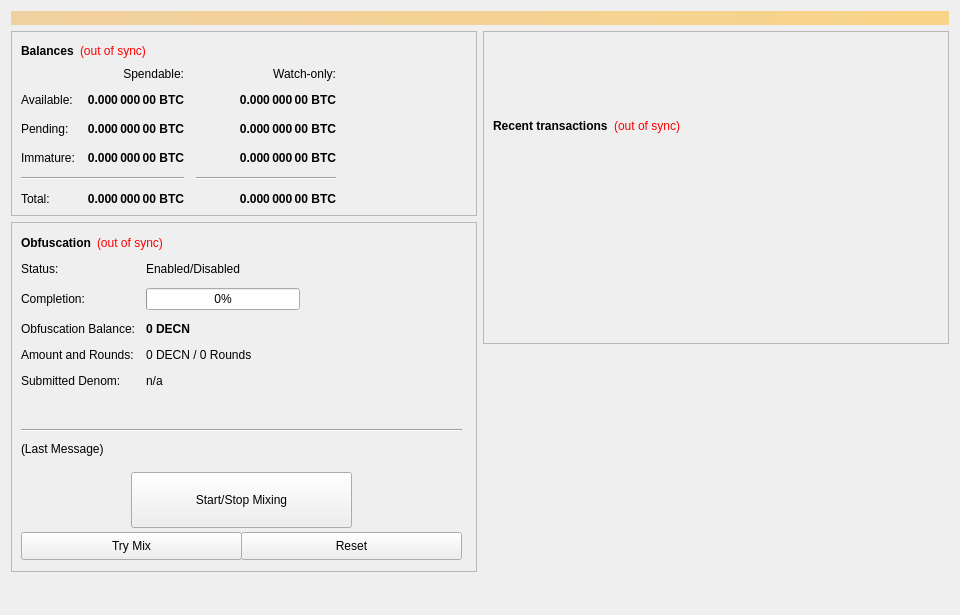
<?xml version="1.0" encoding="UTF-8"?>
<ui version="4.0">
 <class>OverviewPage</class>
 <widget class="QWidget" name="OverviewPage">
  <property name="geometry">
   <rect>
    <x>0</x>
    <y>0</y>
    <width>960</width>
    <height>615</height>
   </rect>
  </property>
  <property name="minimumSize">
   <size>
    <width>960</width>
    <height>0</height>
   </size>
  </property>
  <property name="windowTitle">
   <string>Form</string>
  </property>
  <layout class="QVBoxLayout" name="topLayout">
   <item>
    <widget class="QLabel" name="labelAlerts">
     <property name="visible">
      <bool>false</bool>
     </property>
     <property name="styleSheet">
      <string notr="true">background-color: qlineargradient(x1: 0, y1: 0, x2: 1, y2: 0, stop:0 #F0D0A0, stop:1 #F8D488); color:#000000;</string>
     </property>
     <property name="wordWrap">
      <bool>true</bool>
     </property>
     <property name="margin">
      <number>3</number>
     </property>
    </widget>
   </item>
   <item>
    <layout class="QHBoxLayout" name="horizontalLayout" stretch="1,1">
     <item>
      <layout class="QVBoxLayout" name="verticalLayout_2">
       <item>
        <widget class="QFrame" name="frame">
         <property name="frameShape">
          <enum>QFrame::StyledPanel</enum>
         </property>
         <property name="frameShadow">
          <enum>QFrame::Raised</enum>
         </property>
         <layout class="QVBoxLayout" name="verticalLayout_4">
          <item>
           <layout class="QHBoxLayout" name="horizontalLayout_4">
            <item>
             <widget class="QLabel" name="label_5">
              <property name="font">
               <font>
                <weight>75</weight>
                <bold>true</bold>
               </font>
              </property>
              <property name="text">
               <string>Balances</string>
              </property>
             </widget>
            </item>
            <item>
             <widget class="QLabel" name="labelWalletStatus">
              <property name="cursor">
               <cursorShape>WhatsThisCursor</cursorShape>
              </property>
              <property name="toolTip">
               <string>The displayed information may be out of date. Your wallet automatically synchronizes with the Decentronium network after a connection is established, but this process has not completed yet.</string>
              </property>
              <property name="styleSheet">
               <string notr="true">QLabel { color: red; }</string>
              </property>
              <property name="text">
               <string notr="true">(out of sync)</string>
              </property>
              <property name="alignment">
               <set>Qt::AlignLeading|Qt::AlignLeft|Qt::AlignVCenter</set>
              </property>
             </widget>
            </item>
            <item>
             <spacer name="horizontalSpacer_3">
              <property name="orientation">
               <enum>Qt::Horizontal</enum>
              </property>
              <property name="sizeHint" stdset="0">
               <size>
                <width>40</width>
                <height>20</height>
               </size>
              </property>
             </spacer>
            </item>
           </layout>
          </item>
          <item>
           <layout class="QGridLayout" name="gridLayout">
            <property name="spacing">
             <number>12</number>
            </property>
            <item row="2" column="2">
             <widget class="QLabel" name="labelWatchPending">
              <property name="font">
               <font>
                <weight>75</weight>
                <bold>true</bold>
               </font>
              </property>
              <property name="cursor">
               <cursorShape>IBeamCursor</cursorShape>
              </property>
              <property name="toolTip">
               <string>Unconfirmed transactions to watch-only addresses</string>
              </property>
              <property name="text">
               <string notr="true">0.000 000 00 BTC</string>
              </property>
              <property name="alignment">
               <set>Qt::AlignRight|Qt::AlignTrailing|Qt::AlignVCenter</set>
              </property>
              <property name="textInteractionFlags">
               <set>Qt::LinksAccessibleByMouse|Qt::TextSelectableByKeyboard|Qt::TextSelectableByMouse</set>
              </property>
             </widget>
            </item>
            <item row="2" column="1">
             <widget class="QLabel" name="labelUnconfirmed">
              <property name="font">
               <font>
                <weight>75</weight>
                <bold>true</bold>
               </font>
              </property>
              <property name="cursor">
               <cursorShape>IBeamCursor</cursorShape>
              </property>
              <property name="toolTip">
               <string>Total of transactions that have yet to be confirmed, and do not yet count toward the spendable balance</string>
              </property>
              <property name="text">
               <string notr="true">0.000 000 00 BTC</string>
              </property>
              <property name="alignment">
               <set>Qt::AlignRight|Qt::AlignTrailing|Qt::AlignVCenter</set>
              </property>
              <property name="textInteractionFlags">
               <set>Qt::LinksAccessibleByMouse|Qt::TextSelectableByKeyboard|Qt::TextSelectableByMouse</set>
              </property>
             </widget>
            </item>
            <item row="3" column="2">
             <widget class="QLabel" name="labelWatchImmature">
              <property name="font">
               <font>
                <weight>75</weight>
                <bold>true</bold>
               </font>
              </property>
              <property name="cursor">
               <cursorShape>IBeamCursor</cursorShape>
              </property>
              <property name="toolTip">
               <string>Staked or masternode rewards in watch-only addresses that has not yet matured</string>
              </property>
              <property name="text">
               <string notr="true">0.000 000 00 BTC</string>
              </property>
              <property name="alignment">
               <set>Qt::AlignRight|Qt::AlignTrailing|Qt::AlignVCenter</set>
              </property>
              <property name="textInteractionFlags">
               <set>Qt::LinksAccessibleByMouse|Qt::TextSelectableByKeyboard|Qt::TextSelectableByMouse</set>
              </property>
             </widget>
            </item>
            <item row="4" column="0" colspan="2">
             <widget class="Line" name="lineSpendableBalance">
              <property name="orientation">
               <enum>Qt::Horizontal</enum>
              </property>
             </widget>
            </item>
            <item row="4" column="2">
             <widget class="Line" name="lineWatchBalance">
              <property name="sizePolicy">
               <sizepolicy hsizetype="Preferred" vsizetype="Fixed">
                <horstretch>0</horstretch>
                <verstretch>0</verstretch>
               </sizepolicy>
              </property>
              <property name="minimumSize">
               <size>
                <width>140</width>
                <height>0</height>
               </size>
              </property>
              <property name="orientation">
               <enum>Qt::Horizontal</enum>
              </property>
             </widget>
            </item>
            <item row="5" column="0">
             <widget class="QLabel" name="labelTotalText">
              <property name="text">
               <string>Total:</string>
              </property>
             </widget>
            </item>
            <item row="3" column="1">
             <widget class="QLabel" name="labelImmature">
              <property name="font">
               <font>
                <weight>75</weight>
                <bold>true</bold>
               </font>
              </property>
              <property name="cursor">
               <cursorShape>IBeamCursor</cursorShape>
              </property>
              <property name="toolTip">
               <string>Staked or masternode rewards that has not yet matured</string>
              </property>
              <property name="text">
               <string notr="true">0.000 000 00 BTC</string>
              </property>
              <property name="alignment">
               <set>Qt::AlignRight|Qt::AlignTrailing|Qt::AlignVCenter</set>
              </property>
              <property name="textInteractionFlags">
               <set>Qt::LinksAccessibleByMouse|Qt::TextSelectableByKeyboard|Qt::TextSelectableByMouse</set>
              </property>
             </widget>
            </item>
            <item row="2" column="3">
             <spacer name="horizontalSpacer_2">
              <property name="orientation">
               <enum>Qt::Horizontal</enum>
              </property>
              <property name="sizeHint" stdset="0">
               <size>
                <width>40</width>
                <height>20</height>
               </size>
              </property>
             </spacer>
            </item>
            <item row="3" column="0">
             <widget class="QLabel" name="labelImmatureText">
              <property name="text">
               <string>Immature:</string>
              </property>
             </widget>
            </item>
            <item row="5" column="1">
             <widget class="QLabel" name="labelTotal">
              <property name="font">
               <font>
                <weight>75</weight>
                <bold>true</bold>
               </font>
              </property>
              <property name="cursor">
               <cursorShape>IBeamCursor</cursorShape>
              </property>
              <property name="toolTip">
               <string>Your current total balance</string>
              </property>
              <property name="text">
               <string notr="true">0.000 000 00 BTC</string>
              </property>
              <property name="alignment">
               <set>Qt::AlignRight|Qt::AlignTrailing|Qt::AlignVCenter</set>
              </property>
              <property name="textInteractionFlags">
               <set>Qt::LinksAccessibleByMouse|Qt::TextSelectableByKeyboard|Qt::TextSelectableByMouse</set>
              </property>
             </widget>
            </item>
            <item row="5" column="2">
             <widget class="QLabel" name="labelWatchTotal">
              <property name="font">
               <font>
                <weight>75</weight>
                <bold>true</bold>
               </font>
              </property>
              <property name="cursor">
               <cursorShape>IBeamCursor</cursorShape>
              </property>
              <property name="toolTip">
               <string>Current total balance in watch-only addresses</string>
              </property>
              <property name="text">
               <string notr="true">0.000 000 00 BTC</string>
              </property>
              <property name="alignment">
               <set>Qt::AlignRight|Qt::AlignTrailing|Qt::AlignVCenter</set>
              </property>
              <property name="textInteractionFlags">
               <set>Qt::LinksAccessibleByMouse|Qt::TextSelectableByKeyboard|Qt::TextSelectableByMouse</set>
              </property>
             </widget>
            </item>
            <item row="0" column="2">
             <widget class="QLabel" name="labelWatchonly">
              <property name="text">
               <string>Watch-only:</string>
              </property>
              <property name="alignment">
               <set>Qt::AlignRight|Qt::AlignTrailing|Qt::AlignVCenter</set>
              </property>
             </widget>
            </item>
            <item row="1" column="0">
             <widget class="QLabel" name="labelBalanceText">
              <property name="text">
               <string>Available:</string>
              </property>
             </widget>
            </item>
            <item row="1" column="1">
             <widget class="QLabel" name="labelBalance">
              <property name="font">
               <font>
                <weight>75</weight>
                <bold>true</bold>
               </font>
              </property>
              <property name="cursor">
               <cursorShape>IBeamCursor</cursorShape>
              </property>
              <property name="toolTip">
               <string>Your current spendable balance</string>
              </property>
              <property name="text">
               <string notr="true">0.000 000 00 BTC</string>
              </property>
              <property name="alignment">
               <set>Qt::AlignRight|Qt::AlignTrailing|Qt::AlignVCenter</set>
              </property>
              <property name="textInteractionFlags">
               <set>Qt::LinksAccessibleByMouse|Qt::TextSelectableByKeyboard|Qt::TextSelectableByMouse</set>
              </property>
             </widget>
            </item>
            <item row="1" column="2">
             <widget class="QLabel" name="labelWatchAvailable">
              <property name="font">
               <font>
                <weight>75</weight>
                <bold>true</bold>
               </font>
              </property>
              <property name="cursor">
               <cursorShape>IBeamCursor</cursorShape>
              </property>
              <property name="toolTip">
               <string>Your current balance in watch-only addresses</string>
              </property>
              <property name="text">
               <string notr="true">0.000 000 00 BTC</string>
              </property>
              <property name="alignment">
               <set>Qt::AlignRight|Qt::AlignTrailing|Qt::AlignVCenter</set>
              </property>
              <property name="textInteractionFlags">
               <set>Qt::LinksAccessibleByMouse|Qt::TextSelectableByKeyboard|Qt::TextSelectableByMouse</set>
              </property>
             </widget>
            </item>
            <item row="2" column="0">
             <widget class="QLabel" name="labelPendingText">
              <property name="text">
               <string>Pending:</string>
              </property>
             </widget>
            </item>
            <item row="0" column="1">
             <widget class="QLabel" name="labelSpendable">
              <property name="text">
               <string>Spendable:</string>
              </property>
              <property name="alignment">
               <set>Qt::AlignRight|Qt::AlignTrailing|Qt::AlignVCenter</set>
              </property>
             </widget>
            </item>
           </layout>
          </item>
         </layout>
        </widget>
       </item>
       <item>
        <widget class="QFrame" name="frameObfuscation">
         <property name="minimumSize">
          <size>
           <width>0</width>
           <height>350</height>
          </size>
         </property>
         <property name="layoutDirection">
          <enum>Qt::LeftToRight</enum>
         </property>
         <property name="frameShape">
          <enum>QFrame::StyledPanel</enum>
         </property>
         <property name="frameShadow">
          <enum>QFrame::Raised</enum>
         </property>
         <widget class="QWidget" name="formLayoutWidget">
          <property name="geometry">
           <rect>
            <x>10</x>
            <y>40</y>
            <width>451</width>
            <height>161</height>
           </rect>
          </property>
          <layout class="QFormLayout" name="formLayout">
           <property name="fieldGrowthPolicy">
            <enum>QFormLayout::AllNonFixedFieldsGrow</enum>
           </property>
           <property name="horizontalSpacing">
            <number>11</number>
           </property>
           <property name="verticalSpacing">
            <number>12</number>
           </property>
           <item row="0" column="0">
            <widget class="QLabel" name="label_6">
             <property name="text">
              <string>Status:</string>
             </property>
            </widget>
           </item>
           <item row="1" column="0">
            <widget class="QLabel" name="label_7">
             <property name="text">
              <string>Completion:</string>
             </property>
            </widget>
           </item>
           <item row="1" column="1">
            <widget class="QProgressBar" name="obfuscationProgress">
             <property name="maximumSize">
              <size>
               <width>154</width>
               <height>16777215</height>
              </size>
             </property>
             <property name="value">
              <number>0</number>
             </property>
            </widget>
           </item>
           <item row="2" column="0">
            <widget class="QLabel" name="labelAnonymizedText">
             <property name="text">
              <string>Obfuscation Balance:</string>
             </property>
            </widget>
           </item>
           <item row="2" column="1">
            <widget class="QLabel" name="labelAnonymized">
             <property name="font">
              <font>
               <weight>75</weight>
               <bold>true</bold>
              </font>
             </property>
             <property name="text">
              <string notr="true">0 DECN</string>
             </property>
            </widget>
           </item>
           <item row="3" column="0">
            <widget class="QLabel" name="label_8">
             <property name="text">
              <string>Amount and Rounds:</string>
             </property>
            </widget>
           </item>
           <item row="3" column="1">
            <widget class="QLabel" name="labelAmountRounds">
             <property name="text">
              <string>0 DECN / 0 Rounds</string>
             </property>
            </widget>
           </item>
           <item row="4" column="0">
            <widget class="QLabel" name="label_9">
             <property name="text">
              <string>Submitted Denom:</string>
             </property>
            </widget>
           </item>
           <item row="4" column="1">
            <widget class="QLabel" name="labelSubmittedDenom">
             <property name="toolTip">
              <string>The denominations you submitted to the Masternode.&lt;br&gt;To mix, other users must submit the exact same denominations.</string>
             </property>
             <property name="text">
              <string>n/a</string>
             </property>
            </widget>
           </item>
           <item row="0" column="1">
            <widget class="QLabel" name="obfuscationEnabled">
             <property name="text">
              <string>Enabled/Disabled</string>
             </property>
            </widget>
           </item>
          </layout>
         </widget>
         <widget class="QPushButton" name="runAutoDenom">
          <property name="geometry">
           <rect>
            <x>251</x>
            <y>17</y>
            <width>1</width>
            <height>1</height>
           </rect>
          </property>
          <property name="palette">
           <palette>
            <active>
             <colorrole role="WindowText">
              <brush brushstyle="SolidPattern">
               <color alpha="255">
                <red>0</red>
                <green>0</green>
                <blue>0</blue>
               </color>
              </brush>
             </colorrole>
             <colorrole role="Button">
              <brush brushstyle="SolidPattern">
               <color alpha="255">
                <red>239</red>
                <green>238</green>
                <blue>238</blue>
               </color>
              </brush>
             </colorrole>
             <colorrole role="Light">
              <brush brushstyle="SolidPattern">
               <color alpha="255">
                <red>255</red>
                <green>255</green>
                <blue>255</blue>
               </color>
              </brush>
             </colorrole>
             <colorrole role="Midlight">
              <brush brushstyle="SolidPattern">
               <color alpha="255">
                <red>247</red>
                <green>246</green>
                <blue>246</blue>
               </color>
              </brush>
             </colorrole>
             <colorrole role="Dark">
              <brush brushstyle="SolidPattern">
               <color alpha="255">
                <red>119</red>
                <green>119</green>
                <blue>119</blue>
               </color>
              </brush>
             </colorrole>
             <colorrole role="Mid">
              <brush brushstyle="SolidPattern">
               <color alpha="255">
                <red>159</red>
                <green>159</green>
                <blue>159</blue>
               </color>
              </brush>
             </colorrole>
             <colorrole role="Text">
              <brush brushstyle="SolidPattern">
               <color alpha="255">
                <red>0</red>
                <green>0</green>
                <blue>0</blue>
               </color>
              </brush>
             </colorrole>
             <colorrole role="BrightText">
              <brush brushstyle="SolidPattern">
               <color alpha="255">
                <red>255</red>
                <green>255</green>
                <blue>255</blue>
               </color>
              </brush>
             </colorrole>
             <colorrole role="ButtonText">
              <brush brushstyle="SolidPattern">
               <color alpha="255">
                <red>0</red>
                <green>0</green>
                <blue>0</blue>
               </color>
              </brush>
             </colorrole>
             <colorrole role="Base">
              <brush brushstyle="SolidPattern">
               <color alpha="255">
                <red>255</red>
                <green>255</green>
                <blue>255</blue>
               </color>
              </brush>
             </colorrole>
             <colorrole role="Window">
              <brush brushstyle="SolidPattern">
               <color alpha="255">
                <red>239</red>
                <green>238</green>
                <blue>238</blue>
               </color>
              </brush>
             </colorrole>
             <colorrole role="Shadow">
              <brush brushstyle="SolidPattern">
               <color alpha="255">
                <red>0</red>
                <green>0</green>
                <blue>0</blue>
               </color>
              </brush>
             </colorrole>
             <colorrole role="AlternateBase">
              <brush brushstyle="SolidPattern">
               <color alpha="255">
                <red>247</red>
                <green>246</green>
                <blue>246</blue>
               </color>
              </brush>
             </colorrole>
             <colorrole role="ToolTipBase">
              <brush brushstyle="SolidPattern">
               <color alpha="255">
                <red>255</red>
                <green>255</green>
                <blue>220</blue>
               </color>
              </brush>
             </colorrole>
             <colorrole role="ToolTipText">
              <brush brushstyle="SolidPattern">
               <color alpha="255">
                <red>0</red>
                <green>0</green>
                <blue>0</blue>
               </color>
              </brush>
             </colorrole>
            </active>
            <inactive>
             <colorrole role="WindowText">
              <brush brushstyle="SolidPattern">
               <color alpha="255">
                <red>0</red>
                <green>0</green>
                <blue>0</blue>
               </color>
              </brush>
             </colorrole>
             <colorrole role="Button">
              <brush brushstyle="SolidPattern">
               <color alpha="255">
                <red>239</red>
                <green>238</green>
                <blue>238</blue>
               </color>
              </brush>
             </colorrole>
             <colorrole role="Light">
              <brush brushstyle="SolidPattern">
               <color alpha="255">
                <red>255</red>
                <green>255</green>
                <blue>255</blue>
               </color>
              </brush>
             </colorrole>
             <colorrole role="Midlight">
              <brush brushstyle="SolidPattern">
               <color alpha="255">
                <red>247</red>
                <green>246</green>
                <blue>246</blue>
               </color>
              </brush>
             </colorrole>
             <colorrole role="Dark">
              <brush brushstyle="SolidPattern">
               <color alpha="255">
                <red>119</red>
                <green>119</green>
                <blue>119</blue>
               </color>
              </brush>
             </colorrole>
             <colorrole role="Mid">
              <brush brushstyle="SolidPattern">
               <color alpha="255">
                <red>159</red>
                <green>159</green>
                <blue>159</blue>
               </color>
              </brush>
             </colorrole>
             <colorrole role="Text">
              <brush brushstyle="SolidPattern">
               <color alpha="255">
                <red>0</red>
                <green>0</green>
                <blue>0</blue>
               </color>
              </brush>
             </colorrole>
             <colorrole role="BrightText">
              <brush brushstyle="SolidPattern">
               <color alpha="255">
                <red>255</red>
                <green>255</green>
                <blue>255</blue>
               </color>
              </brush>
             </colorrole>
             <colorrole role="ButtonText">
              <brush brushstyle="SolidPattern">
               <color alpha="255">
                <red>0</red>
                <green>0</green>
                <blue>0</blue>
               </color>
              </brush>
             </colorrole>
             <colorrole role="Base">
              <brush brushstyle="SolidPattern">
               <color alpha="255">
                <red>255</red>
                <green>255</green>
                <blue>255</blue>
               </color>
              </brush>
             </colorrole>
             <colorrole role="Window">
              <brush brushstyle="SolidPattern">
               <color alpha="255">
                <red>239</red>
                <green>238</green>
                <blue>238</blue>
               </color>
              </brush>
             </colorrole>
             <colorrole role="Shadow">
              <brush brushstyle="SolidPattern">
               <color alpha="255">
                <red>0</red>
                <green>0</green>
                <blue>0</blue>
               </color>
              </brush>
             </colorrole>
             <colorrole role="AlternateBase">
              <brush brushstyle="SolidPattern">
               <color alpha="255">
                <red>247</red>
                <green>246</green>
                <blue>246</blue>
               </color>
              </brush>
             </colorrole>
             <colorrole role="ToolTipBase">
              <brush brushstyle="SolidPattern">
               <color alpha="255">
                <red>255</red>
                <green>255</green>
                <blue>220</blue>
               </color>
              </brush>
             </colorrole>
             <colorrole role="ToolTipText">
              <brush brushstyle="SolidPattern">
               <color alpha="255">
                <red>0</red>
                <green>0</green>
                <blue>0</blue>
               </color>
              </brush>
             </colorrole>
            </inactive>
            <disabled>
             <colorrole role="WindowText">
              <brush brushstyle="SolidPattern">
               <color alpha="255">
                <red>119</red>
                <green>119</green>
                <blue>119</blue>
               </color>
              </brush>
             </colorrole>
             <colorrole role="Button">
              <brush brushstyle="SolidPattern">
               <color alpha="255">
                <red>239</red>
                <green>238</green>
                <blue>238</blue>
               </color>
              </brush>
             </colorrole>
             <colorrole role="Light">
              <brush brushstyle="SolidPattern">
               <color alpha="255">
                <red>255</red>
                <green>255</green>
                <blue>255</blue>
               </color>
              </brush>
             </colorrole>
             <colorrole role="Midlight">
              <brush brushstyle="SolidPattern">
               <color alpha="255">
                <red>247</red>
                <green>246</green>
                <blue>246</blue>
               </color>
              </brush>
             </colorrole>
             <colorrole role="Dark">
              <brush brushstyle="SolidPattern">
               <color alpha="255">
                <red>119</red>
                <green>119</green>
                <blue>119</blue>
               </color>
              </brush>
             </colorrole>
             <colorrole role="Mid">
              <brush brushstyle="SolidPattern">
               <color alpha="255">
                <red>159</red>
                <green>159</green>
                <blue>159</blue>
               </color>
              </brush>
             </colorrole>
             <colorrole role="Text">
              <brush brushstyle="SolidPattern">
               <color alpha="255">
                <red>119</red>
                <green>119</green>
                <blue>119</blue>
               </color>
              </brush>
             </colorrole>
             <colorrole role="BrightText">
              <brush brushstyle="SolidPattern">
               <color alpha="255">
                <red>255</red>
                <green>255</green>
                <blue>255</blue>
               </color>
              </brush>
             </colorrole>
             <colorrole role="ButtonText">
              <brush brushstyle="SolidPattern">
               <color alpha="255">
                <red>119</red>
                <green>119</green>
                <blue>119</blue>
               </color>
              </brush>
             </colorrole>
             <colorrole role="Base">
              <brush brushstyle="SolidPattern">
               <color alpha="255">
                <red>239</red>
                <green>238</green>
                <blue>238</blue>
               </color>
              </brush>
             </colorrole>
             <colorrole role="Window">
              <brush brushstyle="SolidPattern">
               <color alpha="255">
                <red>239</red>
                <green>238</green>
                <blue>238</blue>
               </color>
              </brush>
             </colorrole>
             <colorrole role="Shadow">
              <brush brushstyle="SolidPattern">
               <color alpha="255">
                <red>0</red>
                <green>0</green>
                <blue>0</blue>
               </color>
              </brush>
             </colorrole>
             <colorrole role="AlternateBase">
              <brush brushstyle="SolidPattern">
               <color alpha="255">
                <red>239</red>
                <green>238</green>
                <blue>238</blue>
               </color>
              </brush>
             </colorrole>
             <colorrole role="ToolTipBase">
              <brush brushstyle="SolidPattern">
               <color alpha="255">
                <red>255</red>
                <green>255</green>
                <blue>220</blue>
               </color>
              </brush>
             </colorrole>
             <colorrole role="ToolTipText">
              <brush brushstyle="SolidPattern">
               <color alpha="255">
                <red>0</red>
                <green>0</green>
                <blue>0</blue>
               </color>
              </brush>
             </colorrole>
            </disabled>
           </palette>
          </property>
          <property name="focusPolicy">
           <enum>Qt::NoFocus</enum>
          </property>
          <property name="autoFillBackground">
           <bool>true</bool>
          </property>
          <property name="text">
           <string/>
          </property>
          <property name="flat">
           <bool>true</bool>
          </property>
         </widget>
         <widget class="QPushButton" name="toggleObfuscation">
          <property name="geometry">
           <rect>
            <x>120</x>
            <y>250</y>
            <width>221</width>
            <height>56</height>
           </rect>
          </property>
          <property name="sizePolicy">
           <sizepolicy hsizetype="MinimumExpanding" vsizetype="Fixed">
            <horstretch>0</horstretch>
            <verstretch>0</verstretch>
           </sizepolicy>
          </property>
          <property name="text">
           <string>Start/Stop Mixing</string>
          </property>
         </widget>
         <widget class="Line" name="lineLastMessage">
          <property name="geometry">
           <rect>
            <x>10</x>
            <y>200</y>
            <width>441</width>
            <height>16</height>
           </rect>
          </property>
          <property name="orientation">
           <enum>Qt::Horizontal</enum>
          </property>
         </widget>
         <widget class="QLabel" name="obfuscationStatus">
          <property name="geometry">
           <rect>
            <x>10</x>
            <y>220</y>
            <width>451</width>
            <height>61</height>
           </rect>
          </property>
          <property name="minimumSize">
           <size>
            <width>288</width>
            <height>43</height>
           </size>
          </property>
          <property name="text">
           <string>(Last Message)</string>
          </property>
          <property name="alignment">
           <set>Qt::AlignLeading|Qt::AlignLeft|Qt::AlignTop</set>
          </property>
          <property name="wordWrap">
           <bool>true</bool>
          </property>
         </widget>
         <widget class="QPushButton" name="obfuscationAuto">
          <property name="geometry">
           <rect>
            <x>10</x>
            <y>310</y>
            <width>221</width>
            <height>28</height>
           </rect>
          </property>
          <property name="sizePolicy">
           <sizepolicy hsizetype="MinimumExpanding" vsizetype="Fixed">
            <horstretch>0</horstretch>
            <verstretch>0</verstretch>
           </sizepolicy>
          </property>
          <property name="toolTip">
           <string>Try to manually submit a Obfuscation request.</string>
          </property>
          <property name="text">
           <string>Try Mix</string>
          </property>
         </widget>
         <widget class="QPushButton" name="obfuscationReset">
          <property name="geometry">
           <rect>
            <x>230</x>
            <y>310</y>
            <width>221</width>
            <height>28</height>
           </rect>
          </property>
          <property name="sizePolicy">
           <sizepolicy hsizetype="MinimumExpanding" vsizetype="Fixed">
            <horstretch>0</horstretch>
            <verstretch>0</verstretch>
           </sizepolicy>
          </property>
          <property name="toolTip">
           <string>Reset the current status of Obfuscation (can interrupt Obfuscation if it's in the process of Mixing, which can cost you money!)</string>
          </property>
          <property name="autoFillBackground">
           <bool>false</bool>
          </property>
          <property name="text">
           <string>Reset</string>
          </property>
         </widget>
         <widget class="QWidget" name="layoutWidget">
          <property name="geometry">
           <rect>
            <x>10</x>
            <y>10</y>
            <width>431</width>
            <height>22</height>
           </rect>
          </property>
          <layout class="QHBoxLayout" name="horizontalLayout_5">
           <item>
            <widget class="QLabel" name="label_2">
             <property name="font">
              <font>
               <weight>75</weight>
               <bold>true</bold>
              </font>
             </property>
             <property name="text">
              <string>Obfuscation</string>
             </property>
            </widget>
           </item>
           <item>
            <widget class="QLabel" name="labelObfuscationSyncStatus">
             <property name="toolTip">
              <string>The displayed information may be out of date. Your wallet automatically synchronizes with the Decentronium network after a connection is established, but this process has not completed yet.</string>
             </property>
             <property name="styleSheet">
              <string notr="true">QLabel { color: red; }</string>
             </property>
             <property name="text">
              <string notr="true">(out of sync)</string>
             </property>
             <property name="alignment">
              <set>Qt::AlignLeading|Qt::AlignLeft|Qt::AlignVCenter</set>
             </property>
            </widget>
           </item>
           <item>
            <spacer name="horizontalSpacer_4">
             <property name="orientation">
              <enum>Qt::Horizontal</enum>
             </property>
             <property name="sizeHint" stdset="0">
              <size>
               <width>40</width>
               <height>20</height>
              </size>
             </property>
            </spacer>
           </item>
          </layout>
         </widget>
        </widget>
       </item>
       <item>
        <spacer name="verticalSpacer">
         <property name="orientation">
          <enum>Qt::Vertical</enum>
         </property>
         <property name="sizeHint" stdset="0">
          <size>
           <width>20</width>
           <height>40</height>
          </size>
         </property>
        </spacer>
       </item>
      </layout>
     </item>
     <item>
      <layout class="QVBoxLayout" name="verticalLayout_3">
       <item>
        <widget class="QFrame" name="frame_2">
         <property name="frameShape">
          <enum>QFrame::StyledPanel</enum>
         </property>
         <property name="frameShadow">
          <enum>QFrame::Raised</enum>
         </property>
         <layout class="QVBoxLayout" name="verticalLayout">
          <item>
           <spacer name="verticalSpacer_3">
            <property name="orientation">
             <enum>Qt::Vertical</enum>
            </property>
            <property name="sizeType">
             <enum>QSizePolicy::Fixed</enum>
            </property>
            <property name="sizeHint" stdset="0">
             <size>
              <width>20</width>
              <height>75</height>
             </size>
            </property>
           </spacer>
          </item>
          <item>
           <layout class="QHBoxLayout" name="horizontalLayout_2">
            <item>
             <widget class="QLabel" name="label_4">
              <property name="font">
               <font>
                <weight>75</weight>
                <bold>true</bold>
               </font>
              </property>
              <property name="text">
               <string>Recent transactions</string>
              </property>
             </widget>
            </item>
            <item>
             <widget class="QLabel" name="labelTransactionsStatus">
              <property name="cursor">
               <cursorShape>WhatsThisCursor</cursorShape>
              </property>
              <property name="toolTip">
               <string>The displayed information may be out of date. Your wallet automatically synchronizes with the Decentronium network after a connection is established, but this process has not completed yet.</string>
              </property>
              <property name="styleSheet">
               <string notr="true">QLabel { color: red; }</string>
              </property>
              <property name="text">
               <string notr="true">(out of sync)</string>
              </property>
              <property name="alignment">
               <set>Qt::AlignRight|Qt::AlignTrailing|Qt::AlignVCenter</set>
              </property>
             </widget>
            </item>
            <item>
             <spacer name="horizontalSpacer">
              <property name="orientation">
               <enum>Qt::Horizontal</enum>
              </property>
              <property name="sizeHint" stdset="0">
               <size>
                <width>40</width>
                <height>20</height>
               </size>
              </property>
             </spacer>
            </item>
           </layout>
          </item>
          <item>
           <widget class="QListView" name="listTransactions">
            <property name="styleSheet">
             <string notr="true">QListView { background: transparent; }</string>
            </property>
            <property name="frameShape">
             <enum>QFrame::NoFrame</enum>
            </property>
            <property name="verticalScrollBarPolicy">
             <enum>Qt::ScrollBarAlwaysOff</enum>
            </property>
            <property name="horizontalScrollBarPolicy">
             <enum>Qt::ScrollBarAlwaysOff</enum>
            </property>
            <property name="selectionMode">
             <enum>QAbstractItemView::NoSelection</enum>
            </property>
           </widget>
          </item>
         </layout>
        </widget>
       </item>
       <item>
        <spacer name="verticalSpacer_2">
         <property name="orientation">
          <enum>Qt::Vertical</enum>
         </property>
         <property name="sizeType">
          <enum>QSizePolicy::Expanding</enum>
         </property>
         <property name="sizeHint" stdset="0">
          <size>
           <width>20</width>
           <height>40</height>
          </size>
         </property>
        </spacer>
       </item>
      </layout>
     </item>
    </layout>
   </item>
  </layout>
 </widget>
 <resources/>
 <connections/>
</ui>
